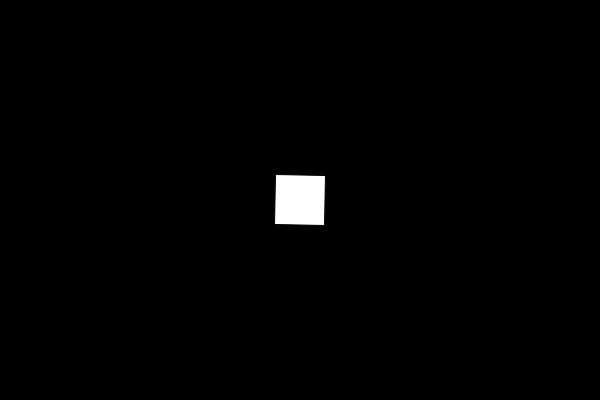
Frame 1 (no input)
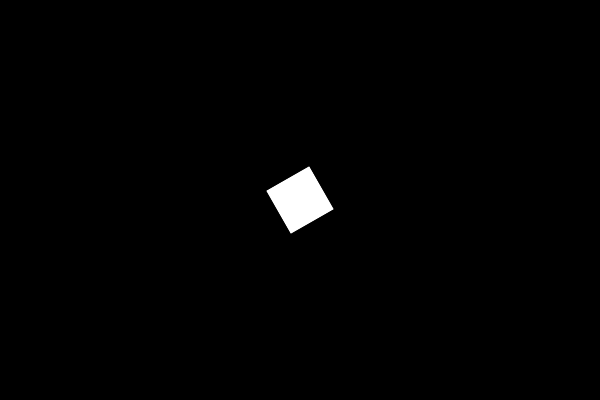
Frame 60 (the mouse pressed at the canvas centre just before this capture)
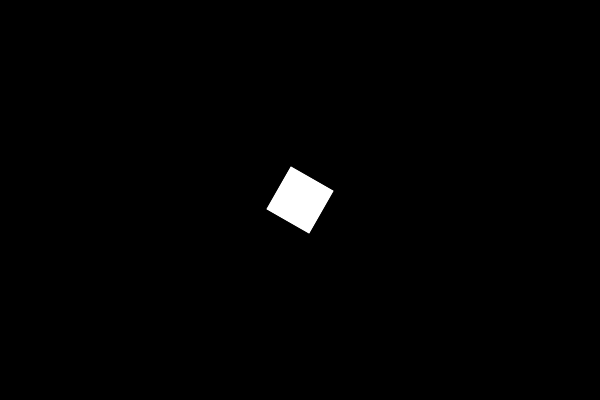
Frame 120 (the mouse held since frame 60 and released just before this capture)

The Processing sketch that drew these frames (run headless with seeded random() and noise(); from frame 60 on, the mouse is pressed at the canvas centre):

// Processing sketch: rect_rotate2
// ── rect_rotate2.pde
float x = 300;
float y = 200;
float rad = radians(0);
void setup() {
  size(600,400);
}

void draw() {
    background(0);
    fill(255);
    rectMode(CENTER);
    translate(x,y);
    rad += radians(1);
    rotate(rad);
    rect(0,0,50,50);
}
